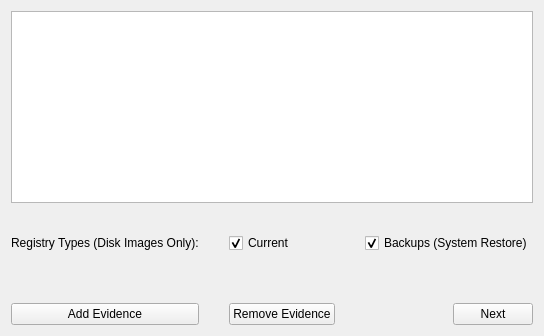
      <widget class="QWidget" name="add_evidence_page">
       <layout class="QGridLayout" name="gridLayout_16">
        <item row="0" column="0">
         <layout class="QGridLayout" name="gridLayout_15">
          <property name="spacing">
           <number>30</number>
          </property>
          <item row="0" column="0" colspan="4">
           <widget class="QTableWidget" name="evidenceTable"/>
          </item>
          <item row="1" column="0">
           <widget class="QLabel" name="label_7">
            <property name="text">
             <string>Registry Types (Disk Images Only):</string>
            </property>
           </widget>
          </item>
          <item row="1" column="1">
           <widget class="QCheckBox" name="currentCheckBox">
            <property name="text">
             <string>Current</string>
            </property>
            <property name="checked">
             <bool>true</bool>
            </property>
           </widget>
          </item>
          <item row="1" column="2" colspan="2">
           <widget class="QCheckBox" name="backupCheckBox">
            <property name="text">
             <string>Backups (System Restore)</string>
            </property>
            <property name="checked">
             <bool>true</bool>
            </property>
           </widget>
          </item>
          <item row="2" column="0" colspan="4">
           <spacer name="horizontalSpacer_11">
            <property name="orientation">
             <enum>Qt::Horizontal</enum>
            </property>
            <property name="sizeHint" stdset="0">
             <size>
              <width>40</width>
              <height>20</height>
             </size>
            </property>
           </spacer>
          </item>
          <item row="5" column="0">
           <widget class="QPushButton" name="addEvidenceButton">
            <property name="text">
             <string>Add Evidence</string>
            </property>
           </widget>
          </item>
          <item row="5" column="3">
           <widget class="QPushButton" name="doneEvidenceButton">
            <property name="text">
             <string>Next</string>
            </property>
           </widget>
          </item>
          <item row="5" column="1">
           <widget class="QPushButton" name="removeEvidenceButton">
            <property name="text">
             <string>Remove Evidence</string>
            </property>
           </widget>
          </item>
         </layout>
        </item>
       </layout>
      </widget>
